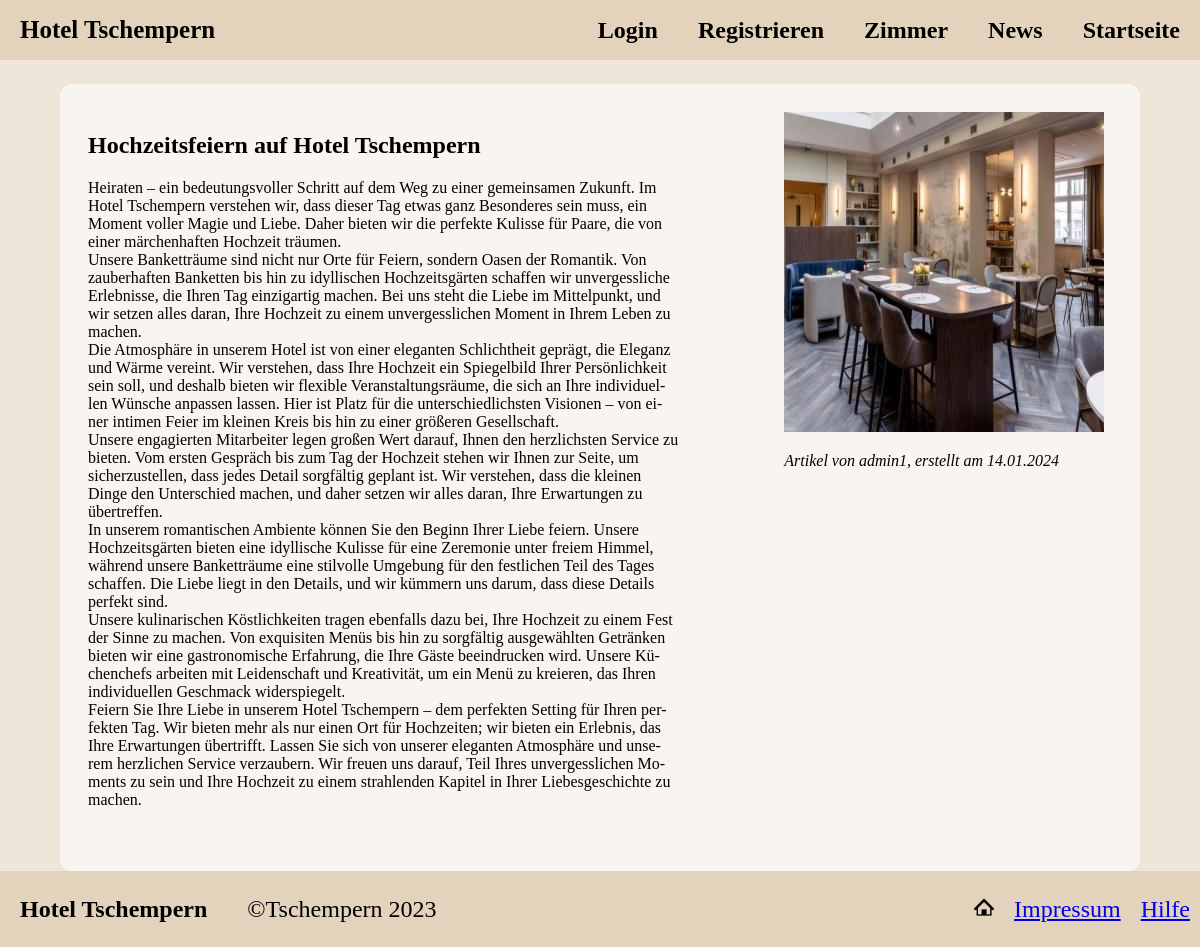
Screenshot of /newsShowArticle.php?article=25 with the database file from the repository.
### tables this page shows
CREATE TABLE `news` (
  `news_id` int(32) NOT NULL,
  `text` varchar(4096) NOT NULL,
  `title` varchar(96) NOT NULL,
  `release_date` timestamp NOT NULL DEFAULT current_timestamp(),
  `picPath` varchar(64) NOT NULL,
  `writer` int(12) NOT NULL
);

CREATE TABLE `person` (
  `pers_id` int(32) NOT NULL,
  `salutation` varchar(5) NOT NULL,
  `firstname` varchar(50) NOT NULL,
  `lastname` varchar(50) NOT NULL,
  `tel` varchar(32) NOT NULL,
  `email` varchar(50) NOT NULL,
  `username` varchar(50) NOT NULL,
  `password` varchar(250) NOT NULL,
  `active` tinyint(1) NOT NULL,
  `ur_id` varchar(1) NOT NULL
);

### inc/functions.php (called while the page is built, shortened)
<?php
    function convertTimeStamp($timestamp){
        $time = strtotime($timestamp);
        $formatForView = date("d.m.Y", $time);
        return $formatForView;
    }
?>

### newsShowArticle.php (the view, shortened to what this page needs)
<?php
include 'inc/head.php';
include 'inc/functions.php';
?>
<body>
    <?php
        include 'inc/headerNav.php';
        showTotalArticle();
    ?>
    <?php include 'inc/footer.php'; ?>
</body>
<?php
function showTotalArticle(){
    require_once 'inc/dbaccess.php';
    $db_obj=new mysqli($host, $dbuser, $dbpassword, $database);
    $sql = "SELECT n.title, n.text, n.picPath, n.release_date, p.username
                FROM news n
                    JOIN person p
                        ON n.writer = p.pers_id
                            WHERE news_id = ?";
    if($stmt = $db_obj->prepare($sql)){
        $stmt->bind_param('s', $_GET['article']);
        $stmt->execute();
        $stmt->bind_result($title, $text, $picPath, $release_date, $writer);
        while($stmt->fetch()){
            ?>
                <div class = "contentBackground" style = "margin-left:5%; margin-right:5%; margin-top: 2%;">
                    <div class = "newsRowPres">
                        <div class = "newsColumnPresText">
                            <div class = "newsTextWrapper">
                                <h2><?=$title?></h2>
                                <p><?=nl2br($text)?></p>
                            </div>
                        </div>
                        <div class = "newsColumnPresImage">
                            <img src = "<?php echo $picPath;?>" alt ="Bild <?php echo $title;?>">
                            <p><i>Artikel von <?php echo $writer; ?>, erstellt am <?php echo convertTimeStamp($release_date); ?></i></p>
                        </div>
                    </div>
                </div>
            <?php
        }
    }else die("Der gewünschte Artikel kann leider nicht angezeigt werden.");
}
?>
</html>

### css/style.css (style rules this page uses)
body { margin:0; background-color: #efe5d9; font-family: 'Calibri'; background-image: url(/images/AtterseeSkaliert.jpg); background-position: center; background-repeat: no-repeat; background-size: cover; background-attachment: fixed; }
.contentBackground { background-color: rgba(255, 255, 255, 0.589); backdrop-filter: blur(10px); border-radius: 12px; padding:20px; }
.newsRowPres { overflow: hidden; padding: 8px; }
.newsColumnPresImage { text-align: left; float: right; width: 32%; }
.newsColumnPresText { float: left; width: 58%; }

### rows the page displays
news: title "Hochzeitsfeiern auf Hotel Tschempern", text "Heiraten – ein bedeutungsvoller Schritt auf dem Weg zu einer gemeinsamen Zukunft. Im Hotel Tschempern verstehen wir, dass dieser Tag etwas ganz Besonderes sein muss, ein Moment voller Magie und Liebe. Daher bieten wir die perfekte Kulisse für Paare, die von einer märchenhaften Hochzeit träumen. Unsere Banketträume sind nicht nur Orte für Feiern, sondern Oasen der Romantik. Von zauberhaften Banketten bis hin zu idyllischen Hochzeitsgärten schaffen wir unvergessliche Erlebnisse, die Ihren Tag einzigartig machen. Bei uns steht die Liebe im Mittelpunkt, und wir setzen alles daran, Ihre Hochzeit zu einem unvergesslichen Moment in Ihrem Leben zu machen. Die Atmosphäre in unserem Hotel ist von…", picPath (picture), writer.username "admin1", release_date "14.01.2024"
